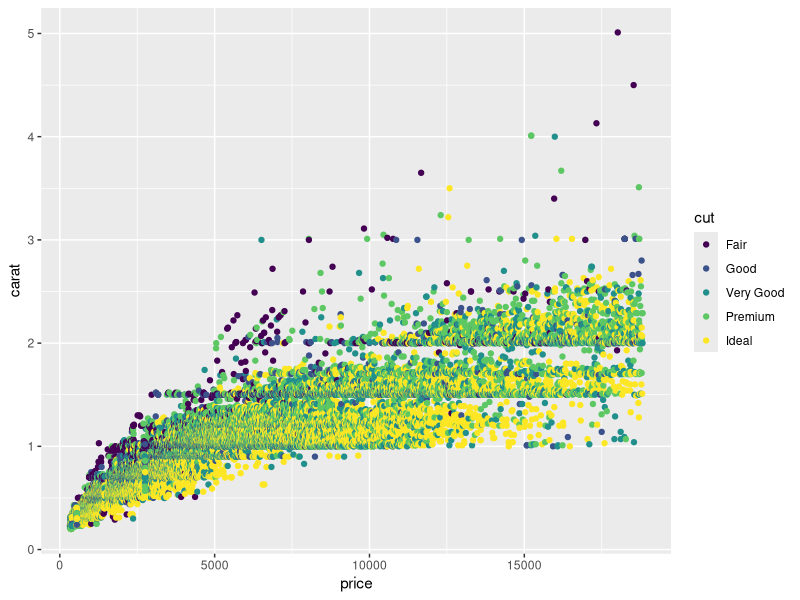
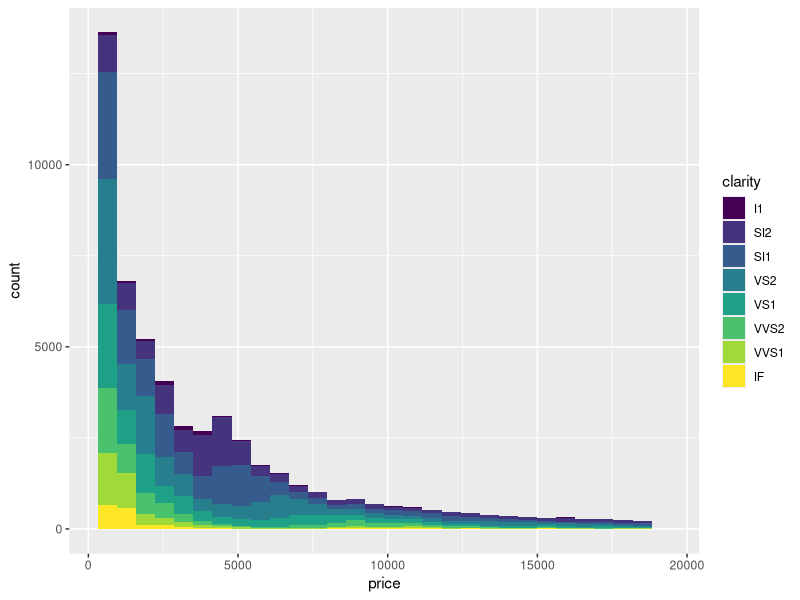

Generate these figures, in order, with R:
library(ggplot2)

diamonds = data.frame(diamonds)

# Enunciado A)
ggplot() +
  geom_point(data=diamonds, aes(x = price, 
                                y = carat, 
                                color = cut))


# Enunciado B)
ggplot() +
  geom_histogram(data=diamonds, aes(x = price, 
                                    fill = clarity))
